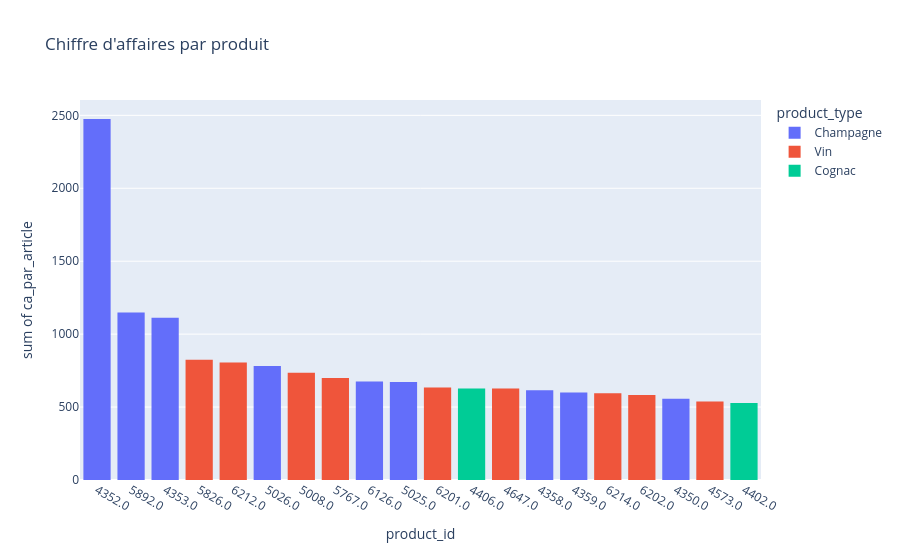

The code cell stored with this chart in its notebook:
### Code cell
###############################
# Palmarès des articles en CA #
###############################

#Effectuer le tri dans l'ordre décroissant du CA du dataset df_final
df_final = df_final.sort_values("ca_par_article", ascending=False)

#Réinitialiser l'index du dataset par un reset_index
df_final = df_final.reset_index(drop=True)

#Afficher les 20 premiers articles en CA

display(df_final.iloc[:20, :])


# Création d'une copie afin de pouvoir modifier le format des donnnées de product_id
data_ca = df_final.iloc[:20,:].copy()  
data_ca.loc[:,'product_id'] = data_ca['product_id'].astype(str)
# fixer l'ordre des product_id
ordre_ca = list(data_ca['product_id'].astype(str))
# création du graphique
fig3 = px.histogram(data_ca, x='product_id', y='ca_par_article', color='product_type', title="Chiffre d'affaires par produit", category_orders={"product_id": ordre_ca})
fig3.show()

### Figure 1 — Plotly figure (JSON) as saved in the notebook; plotly's stock layout.template omitted (floating-point values rounded to 4 significant figures)
{"data": [{"bingroup": "x", "histfunc": "sum", "hovertemplate": "product_type=Champagne<br>product_id=%{x}<br>sum of ca_par_article=%{y}<extra></extra>", "legendgroup": "Champagne", "marker": {"color": "#636efa", "pattern": {"shape": ""}}, "name": "Champagne", "orientation": "v", "showlegend": true, "type": "histogram", "x": ["4352.0", "5892.0", "4353.0", "5026.0", "6126.0", "5025.0", "4358.0", "4359.0", "4350.0"], "xaxis": "x", "y": [2475.0, 1148.0, 1113.0, 781.2, 675.0, 672.0, 616.0, 599.2, 556.5], "yaxis": "y"}, {"bingroup": "x", "histfunc": "sum", "hovertemplate": "product_type=Vin<br>product_id=%{x}<br>sum of ca_par_article=%{y}<extra></extra>", "legendgroup": "Vin", "marker": {"color": "#EF553B", "pattern": {"shape": ""}}, "name": "Vin", "orientation": "v", "showlegend": true, "type": "histogram", "x": ["5826.0", "6212.0", "5008.0", "5767.0", "6201.0", "4647.0", "6214.0", "6202.0", "4573.0"], "xaxis": "x", "y": [824.0, 805.0, 735.0, 700.0, 633.6, 627.0, 594.0, 582.0, 537.6], "yaxis": "y"}, {"bingroup": "x", "histfunc": "sum", "hovertemplate": "product_type=Cognac<br>product_id=%{x}<br>sum of ca_par_article=%{y}<extra></extra>", "legendgroup": "Cognac", "marker": {"color": "#00cc96", "pattern": {"shape": ""}}, "name": "Cognac", "orientation": "v", "showlegend": true, "type": "histogram", "x": ["4406.0", "4402.0"], "xaxis": "x", "y": [628.0, 528.0], "yaxis": "y"}], "layout": {"barmode": "relative", "legend": {"title": {"text": "product_type"}, "tracegroupgap": 0}, "title": {"text": "Chiffre d'affaires par produit"}, "xaxis": {"anchor": "y", "categoryarray": ["4352.0", "5892.0", "4353.0", "5826.0", "6212.0", "5026.0", "5008.0", "5767.0", "6126.0", "5025.0", "6201.0", "4406.0", "4647.0", "4358.0", "4359.0", "6214.0", "6202.0", "4350.0", "4573.0", "4402.0"], "categoryorder": "array", "domain": [0, 1], "title": {"text": "product_id"}}, "yaxis": {"anchor": "x", "domain": [0, 1], "title": {"text": "sum of ca_par_article"}}}}
